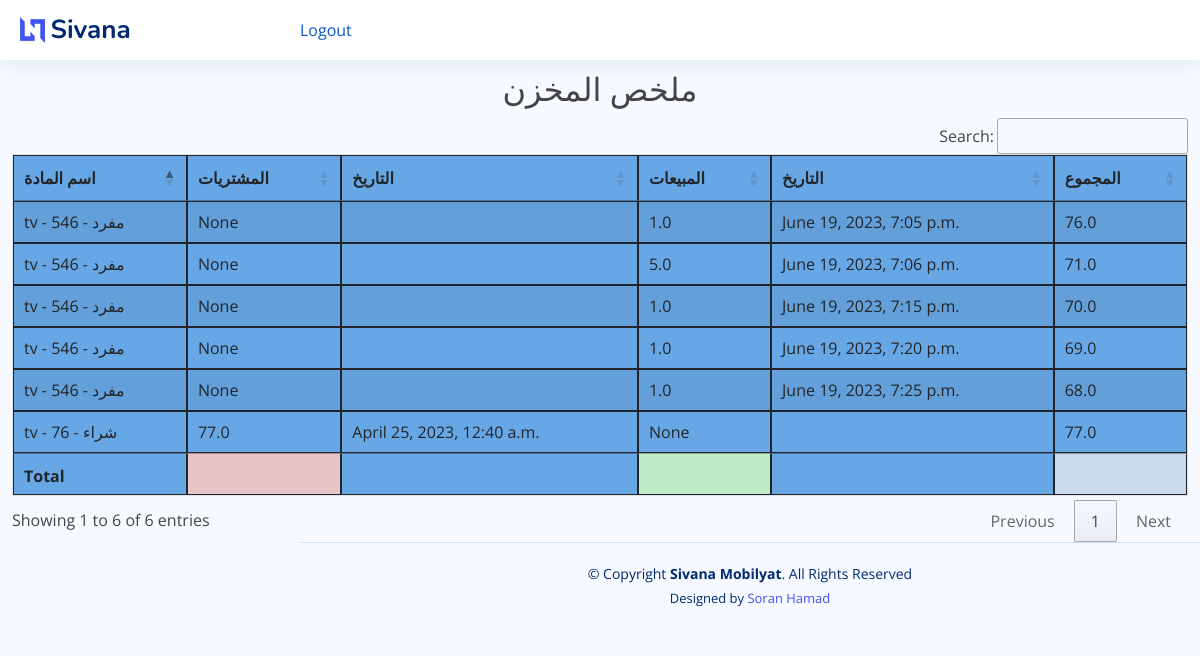
Page /stock_report on the committed database.
### mobilyat/models.py (models this page shows, shortened)
class Inventory(models.Model):
    item = models.ForeignKey(Item, on_delete=models.CASCADE)
    purchase = models.ForeignKey(Purchase, on_delete=models.CASCADE, default=0, null=True)
    sale = models.ForeignKey(SaleInvoice, on_delete=models.CASCADE, default=0, null=True)
    pur_qty = models.FloatField(default=0, null=True)
    sale_qty = models.FloatField(default=0, null=True)
    total_bal_qty = models.FloatField(default=0)
    class Meta:
        verbose_name_plural = '10. زانیاری کۆگا'

class Item(models.Model):
    PRICELIST = (
        ('مفرد', 'مفرد'),
        ('جملة', 'جملة'),
        ('شراء', 'شراء'),
        ('قسط', 'قسط'),
    )
    name = models.CharField(max_length=255)
    price = models.PositiveIntegerField(default=1)
    price_list = models.CharField(max_length=8, choices=PRICELIST, default='مفرد')
    class Meta:
        verbose_name_plural = 'مواد'
    def __str__(self):
        return f"{self.name} - {self.price} - {self.price_list}"

class Purchase(models.Model):
    invoice_number = models.CharField(max_length=8, unique=True, editable=False)
    vendor = models.ForeignKey(Vendor, on_delete=models.CASCADE)
    date = models.DateTimeField()
    class Meta:
        verbose_name_plural = '8. زیادکردن بۆ کۆگا'

class SaleInvoice(models.Model):
    STATUS = (
        ('مدفوع', 'مدفوع'),
        ('غير مدفوع', 'غير مدفوع'),
        ('قسط ', ' قسط'),
    )
    invoice_number = models.CharField(unique=True, editable=False, max_length=10)
    customer_name = models.ForeignKey(Customer, on_delete=models.CASCADE)
    status = models.CharField(max_length=10, choices=STATUS, default='مدفوع')
    date = models.DateTimeField()
    note = models.CharField(max_length=100, blank=True)
    class Meta:
        verbose_name_plural = '3. پسولەی فرۆشتن'

### mobilyat/views.py (the view, shortened to what this page needs)
# urls.py: path('stock_report', views.stock_report, name="stock_report"),
def stock_report(request):
    stock_report = Inventory.objects.select_related()
    context = {'stock_report': stock_report}
    return render(request, 'mobilyat/reports/stock_report.html', context)

### mobilyat/templates/mobilyat/reports/stock_report.html (shortened to what this page needs)
{% extends 'mobilyat/base.html' %}
{% block content %}
    <br>
    <br> <br>
 <h2 class="text-center"> ملخص المخزن </h2>
    <table id="example4" class="table table-striped" style="background-color: #68a7e5">
        <thead>
        <tr>
            <th>اسم المادة</th>
            <th>المشتريات</th>
            <th>التاريخ</th>
            <th>المبيعات</th>
            <th>التاريخ</th>
            <th>المجموع</th>
        </tr>
        </thead>
        <tbody>
        {% for i in  stock_report %}
            <tr>
                <td>{{ i.item }}</td>
                <td>{{ i.pur_qty }}</td>
                <td>{{ i.purchase.date }}</td>
                <td>{{ i.sale_qty }}</td>
                <td>{{ i.sale.date }}</td>
                <td>{{ i.total_bal_qty }}</td>
            </tr>
        {% endfor %}
        </tbody>
        <tfoot>
        <th></th>
        <th style="background-color: #e8c3c7"></th>
         <th></th>
        <th style="background-color: #beecc8"></th>
         <th></th>
        <th style="background-color: #c9d9ee"></th>
        </tfoot>
    </table>
{% endblock %}

### static/mobilyat/assets/css/style.css (style rules this page uses)
:root { scroll-behavior: smooth; }
body { font-family: "Open Sans", sans-serif; background: #f6f9ff; color: #444444; }
h1, h2, h3, h4, h5, h6 { font-family: "Nunito", sans-serif; }

### rows in the picture
Inventory: item "tv - 76 - شراء", pur_qty "77.0", purchase "April 25, 2023, 12:40 a.m.", sale_qty "None", total_bal_qty "77.0"
Inventory: item "tv - 546 - مفرد", pur_qty "None", sale_qty "1.0", sale "June 19, 2023, 7:05 p.m.", total_bal_qty "76.0"
Inventory: item "tv - 546 - مفرد", pur_qty "None", sale_qty "5.0", sale "June 19, 2023, 7:06 p.m.", total_bal_qty "71.0"
Inventory: item "tv - 546 - مفرد", pur_qty "None", sale_qty "1.0", sale "June 19, 2023, 7:15 p.m.", total_bal_qty "70.0"
Inventory: item "tv - 546 - مفرد", pur_qty "None", sale_qty "1.0", sale "June 19, 2023, 7:20 p.m.", total_bal_qty "69.0"
Inventory: item "tv - 546 - مفرد", pur_qty "None", sale_qty "1.0", sale "June 19, 2023, 7:25 p.m.", total_bal_qty "68.0"
